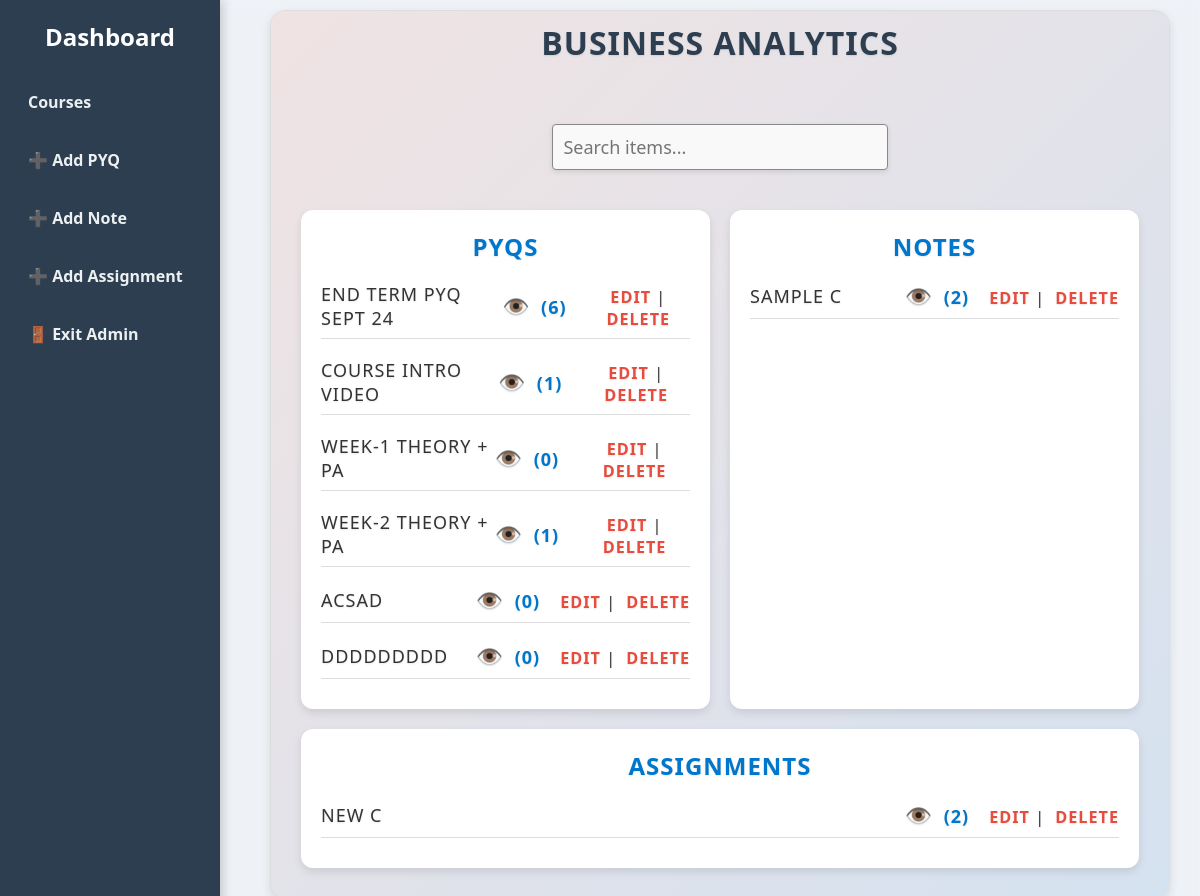
/course/1 (signed in), run on an earlier commit of the app's database.
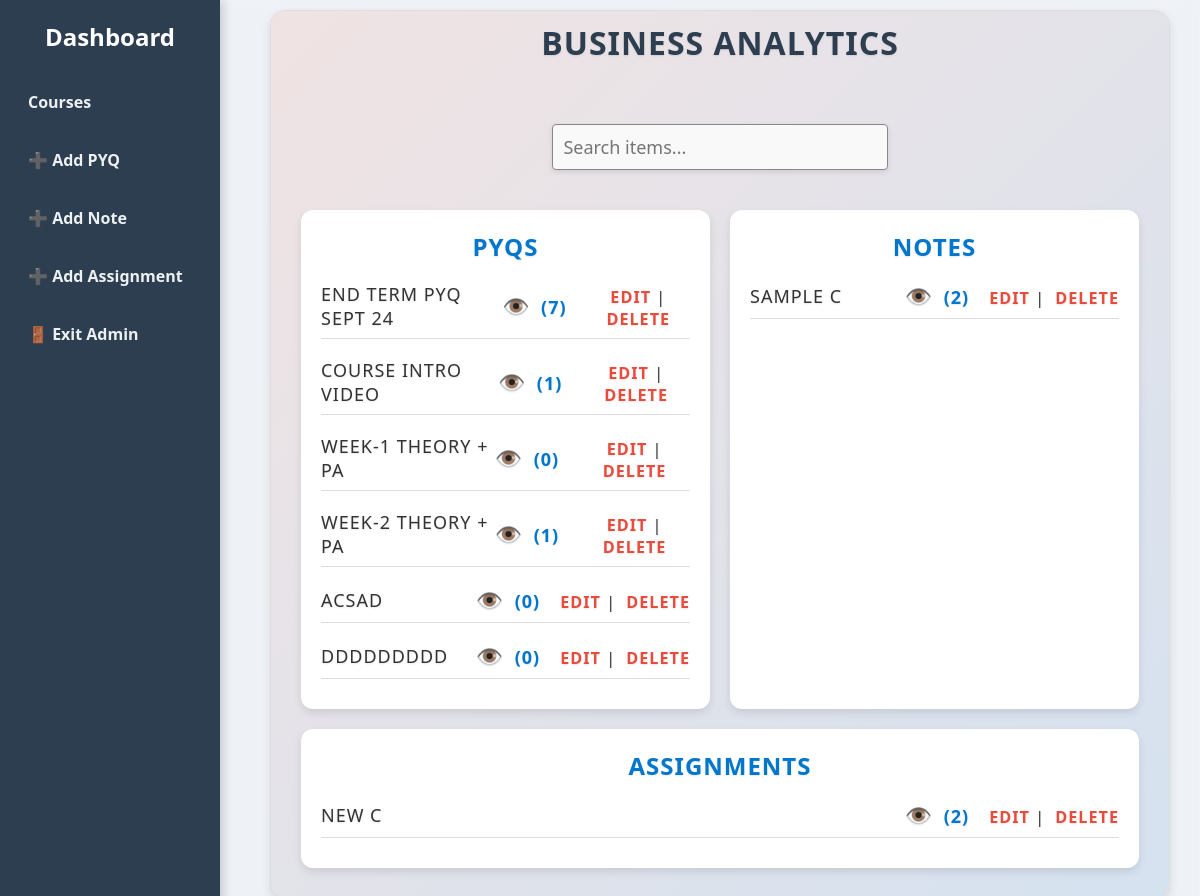
And on a later commit of the database.
### tables this page shows
CREATE TABLE courses (
            id INTEGER PRIMARY KEY AUTOINCREMENT,
            name TEXT NOT NULL
        );

CREATE TABLE pyqs (
            id INTEGER PRIMARY KEY AUTOINCREMENT,
            course_id INTEGER NOT NULL,
            name TEXT NOT NULL,
            yt_link TEXT, watch_count INTEGER DEFAULT 0,
            FOREIGN KEY (course_id) REFERENCES courses(id)
        );

CREATE TABLE notes (
            id INTEGER PRIMARY KEY AUTOINCREMENT,
            course_id INTEGER NOT NULL,
            name TEXT NOT NULL,
            yt_link TEXT, watch_count INTEGER DEFAULT 0,
            FOREIGN KEY (course_id) REFERENCES courses(id)
        );

CREATE TABLE assignments (
            id INTEGER PRIMARY KEY AUTOINCREMENT,
            course_id INTEGER NOT NULL,
            name TEXT NOT NULL,
            yt_link TEXT, watch_count INTEGER DEFAULT 0,
            FOREIGN KEY (course_id) REFERENCES courses(id)
        );

### app.py (the view)
@app.route('/course/<int:course_id>')
def course_detail(course_id):
    conn = sqlite3.connect('database.db')
    c = conn.cursor()
    c.execute('SELECT name FROM courses WHERE id=?', (course_id,))
    course = c.fetchone()
    c.execute('SELECT id, name, yt_link, watch_count FROM pyqs WHERE course_id=?', (course_id,))
    pyqs = c.fetchall()
    c.execute('SELECT id, name, yt_link, watch_count FROM notes WHERE course_id=?', (course_id,))
    notes = c.fetchall()
    c.execute('SELECT id, name, yt_link, watch_count FROM assignments WHERE course_id=?', (course_id,))
    assignments = c.fetchall()
    conn.close()
    if course:
        admin_mode = session.get('admin_mode', False)
        return render_template('course_detail.html',
                               course_id=course_id,
                               course_name=course[0],
                               pyqs=pyqs,
                               notes=notes,
                               assignments=assignments,
                               admin_mode=admin_mode)
    else:
        return "Course not found"

### templates/course_detail.html (shortened to what this page needs)
<!DOCTYPE html>
<html lang="en">
<head>
    <link rel="stylesheet" href="{{ url_for('static', filename='style.css') }}">
</head>
<body>
<div class="sidebar">
    <h2>Dashboard</h2>
    <a href="{{ url_for('course_view') }}">Courses</a>
    {% if admin_mode %}
        <a href="{{ url_for('admin_add_item', item_type='pyqs', course_id=course_id) }}">➕ Add PYQ</a>
        <a href="{{ url_for('admin_add_item', item_type='notes', course_id=course_id) }}">➕ Add Note</a>
        <a href="{{ url_for('admin_add_item', item_type='assignments', course_id=course_id) }}">➕ Add Assignment</a>
        <a href="{{ url_for('admin_logout') }}">🚪 Exit Admin</a>
    {% endif %}
</div>
<div class="main-content">
    <div class="container">
        <h1>{{ course_name }}</h1>
        <input type="text" id="searchInput" placeholder="Search items...">
        <div class="boxes">
            <div class="box">
                {% if admin_mode %}
                    <h2>PYQs</h2>
                {% endif %}
                {% if pyqs %}
                    <ul class="item-list">
                        {% for pyq in pyqs %}
                            <li>
                                <span class="item-name">{{ pyq[1] }}</span>
                                {% if pyq[2] %}
                                    <a href="{{ url_for('increment_watch', pyq_id=pyq[0]) }}" target="_blank" class="watch-link">
                                        {% if admin_mode %}
                                            <span class="eye-icon">👁️</span> ({{ pyq[3] }})
                                        {% else %}
                                        ▶️Watch
                                        {% endif %}
                                    </a>
                                {% endif %}
                                {% if admin_mode %}
                                    <div class="admin-links">
                                        <a href="{{ url_for('admin_edit_item', item_type='pyqs', item_id=pyq[0], course_id=course_id) }}">Edit</a> |
                                        <a href="{{ url_for('admin_delete_item', item_type='pyqs', course_id=course_id, item_id=pyq[0]) }}">Delete</a>
                                    </div>
                                {% endif %}
                            </li>
                        {% endfor %}
                    </ul>
                {% else %}
                    <p>No PYQs available.</p>
                {% endif %}
            </div>
            <div class="box">
                {% if admin_mode %}
                    <h2>Notes</h2>
                {% endif %}
                {% if notes %}
                    <ul class="item-list">
                        {% for note in notes %}
                            <li>
                                <span class="item-name">{{ note[1] }}</span>
                                {% if note[2] %}
                                    <a href="{{ url_for('increment_watch_note', note_id=note[0]) }}" target="_blank" class="watch-link">
                                        {% if admin_mode %}
                                            <span class="eye-icon">👁️</span> ({{ note[3]|default(0) }})
                                        {% else %}
                                        ▶️Watch
                                        {% endif %}
                                    </a>
                                {% endif %}
                                {% if admin_mode %}
                                    <div class="admin-links">
                                        <a href="{{ url_for('admin_edit_item', item_type='notes', item_id=note[0], course_id=course_id) }}">Edit</a> |
                                        <a href="{{ url_for('admin_delete_item', item_type='notes', course_id=course_id, item_id=note[0]) }}">Delete</a>
                                    </div>
                                {% endif %}
                            </li>
                        {% endfor %}
                    </ul>
                {% else %}
                    <p>No Notes available.</p>
                {% endif %}
            </div>
            <div class="box">
                {% if admin_mode %}
                    <h2>Assignments</h2>
                {% endif %}
                {% if assignments %}
                    <ul class="item-list">
                        {% for assignment in assignments %}
                            <li>
                                <span class="item-name">{{ assignment[1] }}</span>
                                {% if assignment[2] %}
                                    <a href="{{ url_for('increment_watch_assignment', assignment_id=assignment[0]) }}" target="_blank" class="watch-link">
                                        {% if admin_mode %}
                                            <span class="eye-icon">👁️</span> ({{ assignment[3]|default(0) }})
                                        {% else %}
                                        ▶️Watch
                                        {% endif %}
                                    </a>
                                {% endif %}
                                {% if admin_mode %}
                                    <div class="admin-links">
                                        <a href="{{ url_for('admin_edit_item', item_type='assignments', item_id=assignment[0], course_id=course_id) }}">Edit</a> |
                                        <a href="{{ url_for('admin_delete_item', item_type='assignments', course_id=course_id, item_id=assignment[0]) }}">Delete</a>
                                    </div>
                                {% endif %}
                            </li>
                        {% endfor %}
                    </ul>
                {% else %}
                    <p>No Assignments available.</p>
                {% endif %}
            </div>
        </div>
    </div>
</div>
</body>
</html>

### templates/course_detail.html (style rules this page uses)
body, html { margin: 0; padding: 0; }
.main-content { margin-top: 0 !important; padding-top: 10px; }
.container { margin-top: 0 !important; padding-top: 10px; }
.item-list li { display: flex; justify-content: space-between; align-items: center; padding: 8px 0; border-bottom: 1px solid #ddd; }
.item-name { flex-grow: 1; text-align: left; }
.watch-link { color: #3498db; font-weight: bold; text-decoration: none; transition: transform 0.2s, color 0.2s; white-space: nowrap; margin-left: 10px; }
.eye-icon { font-size: 1.2em; margin-right: 5px; }
.admin-links { margin-left: 15px; font-size: 0.9em; }
#searchInput { width: 40%; padding: 10px; margin: 10px 0 20px; font-size: 1em; border: 1px solid #888; border-radius: 4px; background-color: #f9f9f9; box-shadow: 0 2px 5px rgba(0, 0, 0, 0.1); transition: border-color 0.3s, box-shadow 0.3s; }

What changed in the data, as far as the page shows it:
changed pyqs "END TERM PYQ SEPT 24": watch_count "6" → "7"
